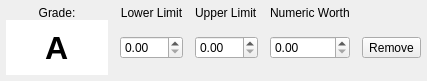
<?xml version="1.0" encoding="UTF-8"?>
<ui version="4.0">
 <class>QualWidget</class>
 <widget class="QWidget" name="QualWidget">
  <property name="geometry">
   <rect>
    <x>0</x>
    <y>0</y>
    <width>427</width>
    <height>81</height>
   </rect>
  </property>
  <property name="windowTitle">
   <string>Form</string>
  </property>
  <layout class="QGridLayout" name="gridLayout">
   <property name="leftMargin">
    <number>6</number>
   </property>
   <property name="topMargin">
    <number>6</number>
   </property>
   <property name="rightMargin">
    <number>6</number>
   </property>
   <property name="bottomMargin">
    <number>6</number>
   </property>
   <property name="horizontalSpacing">
    <number>12</number>
   </property>
   <property name="verticalSpacing">
    <number>0</number>
   </property>
   <item row="1" column="3">
    <widget class="QDoubleSpinBox" name="upperLimit">
     <property name="sizePolicy">
      <sizepolicy hsizetype="Minimum" vsizetype="Fixed">
       <horstretch>0</horstretch>
       <verstretch>0</verstretch>
      </sizepolicy>
     </property>
    </widget>
   </item>
   <item row="1" column="6">
    <widget class="QToolButton" name="deleteButton">
     <property name="text">
      <string>Remove</string>
     </property>
     <property name="icon">
      <iconset theme="remove">
       <normaloff>.</normaloff>.</iconset>
     </property>
    </widget>
   </item>
   <item row="0" column="0">
    <widget class="QLabel" name="label">
     <property name="sizePolicy">
      <sizepolicy hsizetype="Preferred" vsizetype="Minimum">
       <horstretch>0</horstretch>
       <verstretch>0</verstretch>
      </sizepolicy>
     </property>
     <property name="frameShape">
      <enum>QFrame::NoFrame</enum>
     </property>
     <property name="text">
      <string>Grade:</string>
     </property>
     <property name="alignment">
      <set>Qt::AlignCenter</set>
     </property>
    </widget>
   </item>
   <item row="1" column="5">
    <widget class="QDoubleSpinBox" name="numericWorth">
     <property name="sizePolicy">
      <sizepolicy hsizetype="Minimum" vsizetype="Fixed">
       <horstretch>0</horstretch>
       <verstretch>0</verstretch>
      </sizepolicy>
     </property>
     <property name="maximum">
      <double>100.000000000000000</double>
     </property>
    </widget>
   </item>
   <item row="0" column="2">
    <widget class="QLabel" name="label_2">
     <property name="sizePolicy">
      <sizepolicy hsizetype="Preferred" vsizetype="Minimum">
       <horstretch>0</horstretch>
       <verstretch>0</verstretch>
      </sizepolicy>
     </property>
     <property name="text">
      <string>Lower Limit</string>
     </property>
     <property name="alignment">
      <set>Qt::AlignCenter</set>
     </property>
    </widget>
   </item>
   <item row="1" column="0">
    <widget class="QLineEdit" name="gradeLetter">
     <property name="sizePolicy">
      <sizepolicy hsizetype="Expanding" vsizetype="Expanding">
       <horstretch>0</horstretch>
       <verstretch>0</verstretch>
      </sizepolicy>
     </property>
     <property name="font">
      <font>
       <pointsize>24</pointsize>
       <weight>75</weight>
       <bold>true</bold>
      </font>
     </property>
     <property name="text">
      <string>A</string>
     </property>
     <property name="frame">
      <bool>false</bool>
     </property>
     <property name="alignment">
      <set>Qt::AlignCenter</set>
     </property>
    </widget>
   </item>
   <item row="1" column="1">
    <spacer name="horizontalSpacer">
     <property name="orientation">
      <enum>Qt::Horizontal</enum>
     </property>
     <property name="sizeHint" stdset="0">
      <size>
       <width>40</width>
       <height>20</height>
      </size>
     </property>
    </spacer>
   </item>
   <item row="1" column="2">
    <widget class="QDoubleSpinBox" name="lowerLimit">
     <property name="sizePolicy">
      <sizepolicy hsizetype="Minimum" vsizetype="Fixed">
       <horstretch>0</horstretch>
       <verstretch>0</verstretch>
      </sizepolicy>
     </property>
    </widget>
   </item>
   <item row="0" column="5">
    <widget class="QLabel" name="label_4">
     <property name="sizePolicy">
      <sizepolicy hsizetype="Preferred" vsizetype="Minimum">
       <horstretch>0</horstretch>
       <verstretch>0</verstretch>
      </sizepolicy>
     </property>
     <property name="text">
      <string>Numeric Worth</string>
     </property>
    </widget>
   </item>
   <item row="0" column="3">
    <widget class="QLabel" name="label_3">
     <property name="sizePolicy">
      <sizepolicy hsizetype="Preferred" vsizetype="Minimum">
       <horstretch>0</horstretch>
       <verstretch>0</verstretch>
      </sizepolicy>
     </property>
     <property name="text">
      <string>Upper Limit</string>
     </property>
    </widget>
   </item>
   <item row="1" column="4">
    <spacer name="horizontalSpacer_2">
     <property name="orientation">
      <enum>Qt::Horizontal</enum>
     </property>
     <property name="sizeHint" stdset="0">
      <size>
       <width>40</width>
       <height>20</height>
      </size>
     </property>
    </spacer>
   </item>
  </layout>
 </widget>
 <resources/>
 <connections/>
</ui>
